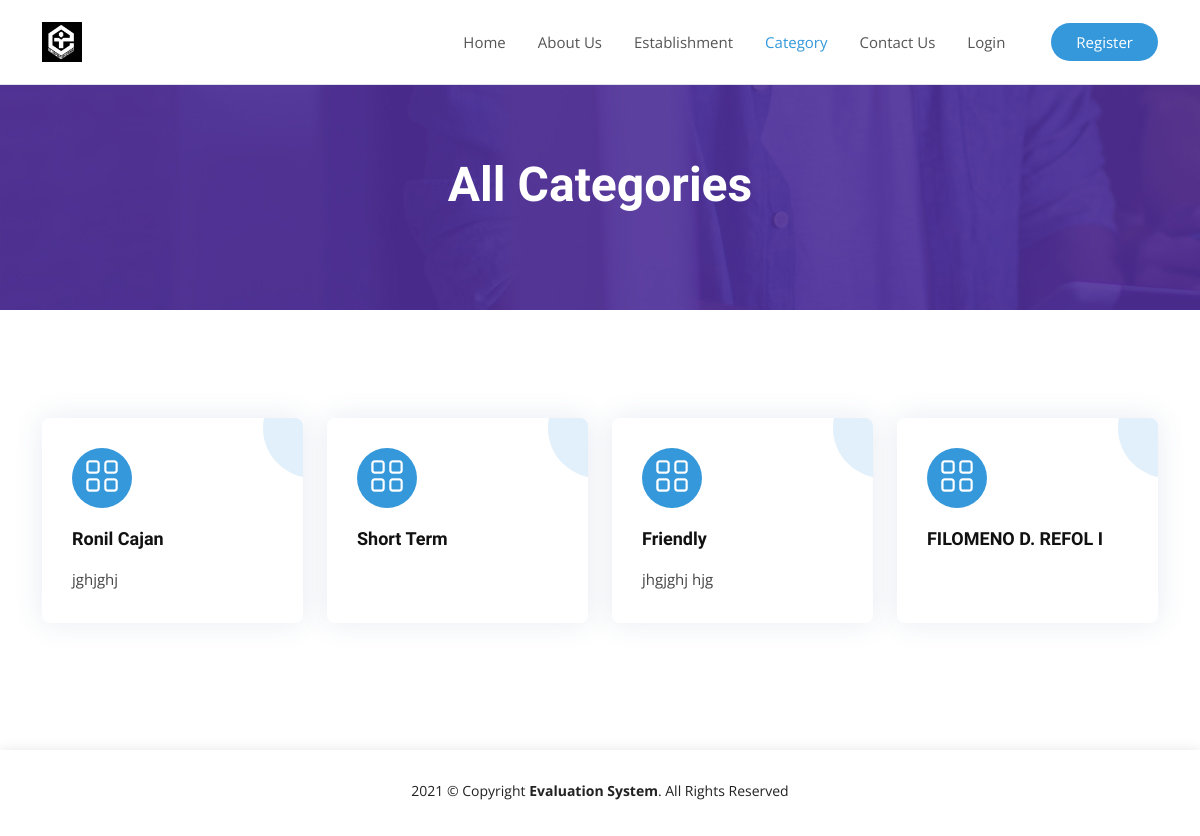
Page /index.php/category on the earlier database version.
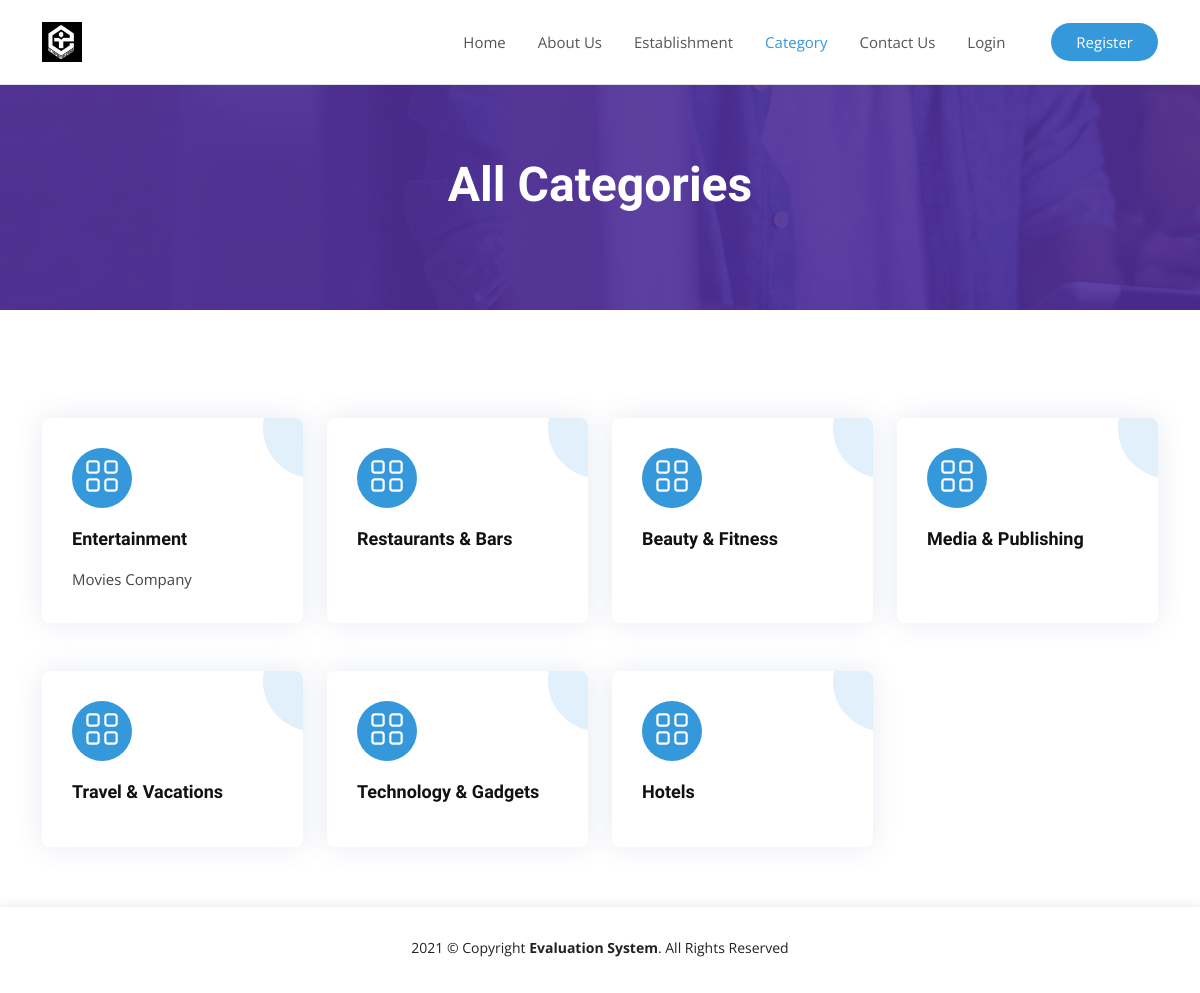
Same page on the later database version.
### tables this page shows
CREATE TABLE `category` (
  `id` int(11) NOT NULL,
  `name` varchar(50) DEFAULT NULL,
  `description` text DEFAULT NULL
);

### application/libraries/Base.php (called while the page is built)
<?php  if ( ! defined('BASEPATH')) exit('No direct script access allowed');
    class Base
    {
        var $ci;
        function __construct()
        {
            $this->ci =& get_instance();
        }
        function load($tpl_view, $body_view = null, $data = null) {
            if ( ! is_null( $body_view ) ) {
                if ( file_exists( APPPATH.'views/'.$tpl_view.'/'.$body_view ) ){
                    $body_view_path = $tpl_view.'/'.$body_view;
                }else if ( file_exists( APPPATH.'views/'.$tpl_view.'/'.$body_view.'.php' ) ) {
                    $body_view_path = $tpl_view.'/'.$body_view.'.php';
                }else if ( file_exists( APPPATH.'views/'.$body_view ) ){
                    $body_view_path = $body_view;
                }else if ( file_exists( APPPATH.'views/'.$body_view.'.php' ) ) {
                    $body_view_path = $body_view.'.php';
                }else{
                    show_error('Unable to load the requested file: ' . $tpl_name.'/'.$view_name.'.php');
                }
                $body = $this->ci->load->view($body_view_path, $data, TRUE);
                if ( is_null($data) ) {
                    $data = array('body' => $body);
                }else if ( is_array($data) ){
                    $data['content'] = $body;
                }else if ( is_object($data) ){
                    $data->body = $body;
                }
            }
            $this->ci->load->view('templates/'.$tpl_view, $data);
        }
    }
?>

### application/controllers/Home.php (called while the page is built, shortened)
<?php
class Home extends CI_Controller
{
	public function category()
	{
		$data['cat'] = $this->catModel->category();
		$data['title'] = 'All Categories';
		$this->base->load('default', 'customer/category', $data);
	}
}

### index.php (called while the page is built, shortened)
<?php
require_once BASEPATH.'core/CodeIgniter.php';

### application/models/CatModel.php (called while the page is built, shortened)
<?php
class CatModel extends CI_Model
{
    public function category($id = '')
    {
        if ($id) {
            $this->db->where('id', $id);
            $query = $this->db->get('category');
            return $query->row();
        } else {
            $query = $this->db->get('category');
            return $query->result_array();
        }
    }
}

### application/views/customer/category.php (the view, shortened to what this page needs)
<section class="d-flex align-items-center hero-bg">
    <div class="container">
        <div class="text-center">
            <h1 data-aos="fade-up"><?= $title ?></h1>
        </div>
    </div>
</section>
<main id="main">
    <section id="services" class="services" style="min-height: 55vh;">
        <div class="container">
            <div class="row">
                <?php
                foreach ($cat as $row) : ?>
                    <div class="col-md-6 col-lg-3 d-flex align-items-stretch mb-lg-0 mt-5">
                        <div class="icon-box w-100" data-aos="fade-up" data-aos-delay="100">
                            <div class="icon"><i class="bi bi-grid"></i></div>
                            <h4 class="title"><a href="<?= site_url('category_info/') . $row['id'] ?>"><?= $row['name'] ?></a></h4>
                            <p class="description"><?= $row['description'] ?></p>
                        </div>
                    </div>
                <?php endforeach ?>
            </div>
        </div>
    </section>
</main>

Differences in the rows shown:
removed category: name "Ronil Cajan", description "jghjghj"
removed category: name "Short Term"
removed category: name "Friendly", description "jhgjghj hjg"
removed category: name "FILOMENO D. REFOL I"
added category: name "Entertainment", description "Movies Company"
added category: name "Restaurants & Bars"
added category: name "Beauty & Fitness"
added category: name "Media & Publishing"
added category: name "Travel & Vacations"
added category: name "Technology & Gadgets"
added category: name "Hotels"
